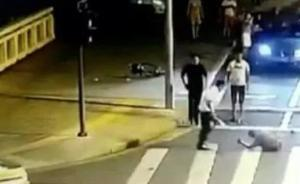
#> input picture DGD_index/thepaper/httpsimage.thepaper.cnimage1026771.jpg, 300 x 184 px, found by its file name; its folder holds only this picture in this run
$ python pHash_PreProcess.py
#> lines starting #> are read from the running program, lines starting #| are printed output that depends on the picture
import cv2
import numpy as np
import os
import collections
import json


def flatten(x):
    result = []
    for el in x:
        if isinstance(el, collections.Iterable) and not isinstance(el, str):
            result.extend(flatten(el))
        else:
            result.append(el)
    return result


# print(flatten(["junk", ["nested stuff"], [], [[]]]))


def pHash(imgfile):
    """get image pHash value"""
    #加载并调整图片为32x32灰度图片
    img=cv2.imread(imgfile, 0)
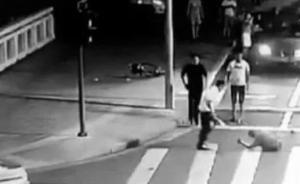
#> img: shape (184, 300); min 0, max 255, mean 103.5
    img=cv2.resize(img,(32,32),interpolation=cv2.INTER_CUBIC)
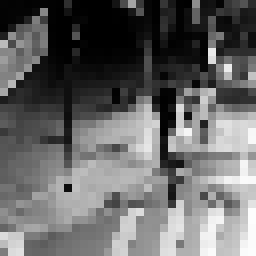
#> img: shape (32, 32) (shown 8 times larger); min 0, max 253, mean 102.8

        #创建二维列表
    h, w = img.shape[:2]
#> h = 32; w = 32
    vis0 = np.zeros((h,w), np.float32)
    vis0[:h,:w] = img       #填充数据

    #二维Dct变换
    vis1 = cv2.dct(vis0)
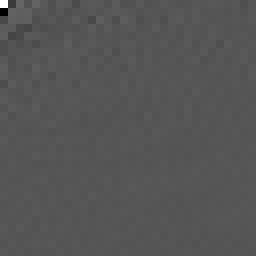
#> vis1: shape (32, 32) float32 (shown 8 times larger); min -1674.2, max 3291.2, mean 0.9; drawn with min black and max white
    #cv.SaveImage('a.jpg',cv.fromarray(vis0)) #保存图片
    vis1.resize(8,8)

    #把二维list变成一维list
    img_list=flatten(vis1.tolist())

    #计算均值
    avg = sum(img_list)*1./len(img_list)
    avg_list = ['0' if i<avg else '1' for i in img_list]

    #得到哈希值
    return ''.join(['%x' % int(''.join(avg_list[x:x+4]),2) for x in range(0,8*8,4)])


def dump_json(file_list,hash_list):
    with open("hash_file.json", "w") as f:
        json.dump(file_list, f)
    with open("hash_hash.json", "w") as f:
        json.dump(hash_list, f)


if __name__ == '__main__':
    # [9 lines of commented-out code are left out]
    dir = "thepaper"
    files = os.listdir(dir)
    file_list = []
    hash_list = []
    for file in files:
        try:
            hash_list.append(pHash(os.path.join(dir,file)))
            file_list.append(os.path.join(dir,file))
        except:
            pass

    dump_json(file_list,hash_list)

$ run again, on DGD_index/thepaper/httpsimage.thepaper.cnimage1214271.jpg
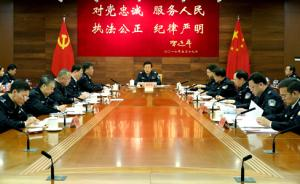
#> input picture DGD_index/thepaper/httpsimage.thepaper.cnimage1214271.jpg, 300 x 184 px, found by its file name
#> in pHash, `img=cv2.imread(imgfile, 0)`:
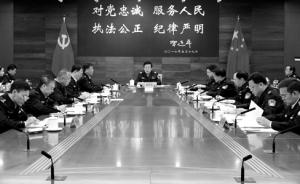
#> img: shape (184, 300); min 0, max 255, mean 106.4
#> in pHash, `vis1 = cv2.dct(vis0)`:
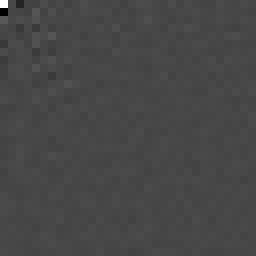
#> vis1: shape (32, 32) float32 (shown 8 times larger); min -1331.2, max 3416.1, mean 1; drawn with min black and max white

$ run again, on DGD_index/thepaper/httpsimage.thepaper.cnimage12629451.jpg
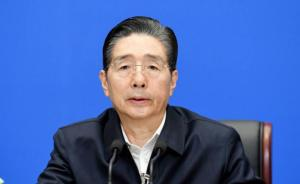
#> input picture DGD_index/thepaper/httpsimage.thepaper.cnimage12629451.jpg, 300 x 184 px, found by its file name
#> in pHash, `img=cv2.imread(imgfile, 0)`:
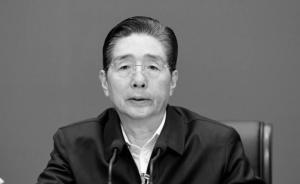
#> img: shape (184, 300); min 0, max 255, mean 101.3
#> in pHash, `vis1 = cv2.dct(vis0)`:
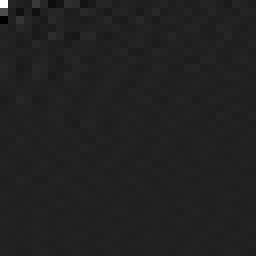
#> vis1: shape (32, 32) float32 (shown 8 times larger); min -485.6, max 3248.8, mean 3.4; drawn with min black and max white

$ run again, on DGD_index/thepaper/httpsimage.thepaper.cnimage12755955.jpg
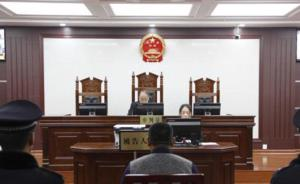
#> input picture DGD_index/thepaper/httpsimage.thepaper.cnimage12755955.jpg, 300 x 184 px, found by its file name
#> in pHash, `img=cv2.resize(img,(32,32),interpolation=cv2.INTER_CUBIC)`:
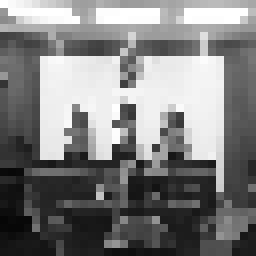
#> img: shape (32, 32) (shown 8 times larger); min 6, max 255, mean 126.4
#> in pHash, `vis1 = cv2.dct(vis0)`:
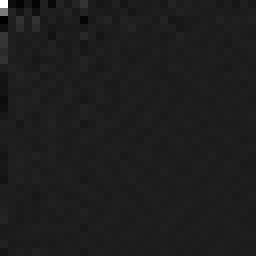
#> vis1: shape (32, 32) float32 (shown 8 times larger); min -524, max 4044, mean 6.2; drawn with min black and max white

$ run again, on DGD_index/thepaper/httpsimage.thepaper.cnimage10370943.jpg
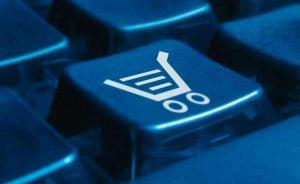
#> input picture DGD_index/thepaper/httpsimage.thepaper.cnimage10370943.jpg, 300 x 184 px, found by its file name
#> in pHash, `img=cv2.imread(imgfile, 0)`:
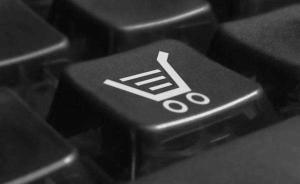
#> img: shape (184, 300); min 5, max 242, mean 48.5
#> in pHash, `vis1 = cv2.dct(vis0)`:
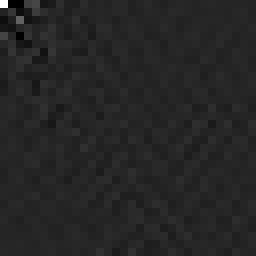
#> vis1: shape (32, 32) float32 (shown 8 times larger); min -270.5, max 1558.6, mean 1.4; drawn with min black and max white
